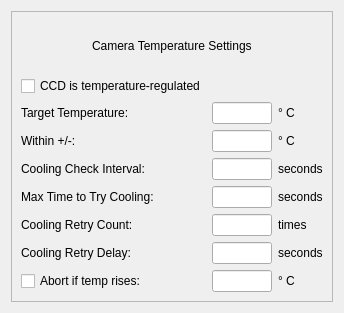
      <widget class="QWidget" name="temperatureTab">
       <attribute name="title">
        <string>Temperature</string>
       </attribute>
       <attribute name="toolTip">
        <string>Information about temperature regulation of the CCD</string>
       </attribute>
       <layout class="QGridLayout" name="gridLayout_10">
        <item row="0" column="0">
         <widget class="QFrame" name="frame">
          <property name="frameShape">
           <enum>QFrame::StyledPanel</enum>
          </property>
          <property name="frameShadow">
           <enum>QFrame::Raised</enum>
          </property>
          <layout class="QGridLayout" name="gridLayout_9">
           <item row="0" column="0">
            <layout class="QGridLayout" name="gridLayout_4">
             <item row="0" column="0" colspan="2" alignment="Qt::AlignHCenter">
              <widget class="QLabel" name="MainTitle_tab1">
               <property name="sizePolicy">
                <sizepolicy hsizetype="Preferred" vsizetype="Fixed">
                 <horstretch>0</horstretch>
                 <verstretch>0</verstretch>
                </sizepolicy>
               </property>
               <property name="minimumSize">
                <size>
                 <width>0</width>
                 <height>49</height>
                </size>
               </property>
               <property name="maximumSize">
                <size>
                 <width>16777215</width>
                 <height>50</height>
                </size>
               </property>
               <property name="text">
                <string>Camera Temperature Settings</string>
               </property>
              </widget>
             </item>
             <item row="2" column="0">
              <widget class="QLabel" name="label_19">
               <property name="text">
                <string>Target Temperature:</string>
               </property>
              </widget>
             </item>
             <item row="2" column="1">
              <layout class="QHBoxLayout" name="horizontalLayout_6">
               <item>
                <widget class="QLineEdit" name="targetTemperature">
                 <property name="minimumSize">
                  <size>
                   <width>60</width>
                   <height>0</height>
                  </size>
                 </property>
                 <property name="maximumSize">
                  <size>
                   <width>60</width>
                   <height>16777215</height>
                  </size>
                 </property>
                 <property name="toolTip">
                  <string>Target temperature to which to cool the CCD</string>
                 </property>
                </widget>
               </item>
               <item>
                <widget class="QLabel" name="label_24">
                 <property name="text">
                  <string>° C</string>
                 </property>
                </widget>
               </item>
              </layout>
             </item>
             <item row="3" column="0">
              <widget class="QLabel" name="label_23">
               <property name="text">
                <string>Within +/-:</string>
               </property>
              </widget>
             </item>
             <item row="3" column="1">
              <layout class="QHBoxLayout" name="horizontalLayout_7">
               <item>
                <widget class="QLineEdit" name="temperatureTolerance">
                 <property name="minimumSize">
                  <size>
                   <width>60</width>
                   <height>0</height>
                  </size>
                 </property>
                 <property name="maximumSize">
                  <size>
                   <width>60</width>
                   <height>16777215</height>
                  </size>
                 </property>
                 <property name="toolTip">
                  <string>CCD is ready when within this much of target temperature</string>
                 </property>
                </widget>
               </item>
               <item>
                <widget class="QLabel" name="label_25">
                 <property name="text">
                  <string>° C</string>
                 </property>
                </widget>
               </item>
              </layout>
             </item>
             <item row="4" column="0">
              <widget class="QLabel" name="label_2">
               <property name="text">
                <string>Cooling Check Interval:</string>
               </property>
              </widget>
             </item>
             <item row="4" column="1">
              <layout class="QHBoxLayout" name="horizontalLayout_8">
               <item>
                <widget class="QLineEdit" name="coolingCheckInterval">
                 <property name="minimumSize">
                  <size>
                   <width>60</width>
                   <height>0</height>
                  </size>
                 </property>
                 <property name="maximumSize">
                  <size>
                   <width>60</width>
                   <height>16777215</height>
                  </size>
                 </property>
                 <property name="toolTip">
                  <string>While cooling, sample the CCD temperature at intervals of this many seconds</string>
                 </property>
                </widget>
               </item>
               <item>
                <widget class="QLabel" name="label_26">
                 <property name="text">
                  <string>seconds</string>
                 </property>
                </widget>
               </item>
              </layout>
             </item>
             <item row="5" column="0">
              <widget class="QLabel" name="label_22">
               <property name="text">
                <string>Max Time to Try Cooling:</string>
               </property>
              </widget>
             </item>
             <item row="5" column="1">
              <layout class="QHBoxLayout" name="horizontalLayout_9">
               <item>
                <widget class="QLineEdit" name="coolingMaxTryTime">
                 <property name="minimumSize">
                  <size>
                   <width>60</width>
                   <height>0</height>
                  </size>
                 </property>
                 <property name="maximumSize">
                  <size>
                   <width>60</width>
                   <height>16777215</height>
                  </size>
                 </property>
                 <property name="toolTip">
                  <string>Allow attempt to cool to target temperature to go on to a maximum of this long (in seconds)</string>
                 </property>
                </widget>
               </item>
               <item>
                <widget class="QLabel" name="label_27">
                 <property name="text">
                  <string>seconds</string>
                 </property>
                </widget>
               </item>
              </layout>
             </item>
             <item row="6" column="0">
              <widget class="QLabel" name="label_21">
               <property name="text">
                <string>Cooling Retry Count:</string>
               </property>
              </widget>
             </item>
             <item row="6" column="1">
              <layout class="QHBoxLayout" name="horizontalLayout_13">
               <item>
                <widget class="QLineEdit" name="coolingMaxRetryCount">
                 <property name="minimumSize">
                  <size>
                   <width>60</width>
                   <height>0</height>
                  </size>
                 </property>
                 <property name="maximumSize">
                  <size>
                   <width>60</width>
                   <height>16777215</height>
                  </size>
                 </property>
                 <property name="toolTip">
                  <string>If target temperature couldn't be reached, try again this many times. (Maybe it will succeed as ambient drops)</string>
                 </property>
                </widget>
               </item>
               <item>
                <widget class="QLabel" name="label_28">
                 <property name="text">
                  <string>times</string>
                 </property>
                </widget>
               </item>
              </layout>
             </item>
             <item row="7" column="0">
              <widget class="QLabel" name="label_20">
               <property name="text">
                <string>Cooling Retry Delay:</string>
               </property>
              </widget>
             </item>
             <item row="7" column="1">
              <layout class="QHBoxLayout" name="horizontalLayout_11">
               <item>
                <widget class="QLineEdit" name="coolingRetryDelay">
                 <property name="minimumSize">
                  <size>
                   <width>60</width>
                   <height>0</height>
                  </size>
                 </property>
                 <property name="maximumSize">
                  <size>
                   <width>60</width>
                   <height>16777215</height>
                  </size>
                 </property>
                 <property name="toolTip">
                  <string>Wait this long (seconds) between cooling retries</string>
                 </property>
                </widget>
               </item>
               <item>
                <widget class="QLabel" name="label_29">
                 <property name="text">
                  <string>seconds</string>
                 </property>
                </widget>
               </item>
              </layout>
             </item>
             <item row="8" column="0">
              <widget class="QCheckBox" name="abortIfTempRises">
               <property name="toolTip">
                <string>During acquisiiton, abort session if CCD temperature rises  (rising ambient may overwhelm the cooler)</string>
               </property>
               <property name="text">
                <string>Abort if temp rises:</string>
               </property>
              </widget>
             </item>
             <item row="8" column="1">
              <layout class="QHBoxLayout" name="horizontalLayout_10">
               <item>
                <widget class="QLineEdit" name="tempRiseAbortThreshold">
                 <property name="minimumSize">
                  <size>
                   <width>60</width>
                   <height>0</height>
                  </size>
                 </property>
                 <property name="maximumSize">
                  <size>
                   <width>60</width>
                   <height>16777215</height>
                  </size>
                 </property>
                 <property name="toolTip">
                  <string>Amount of rise above target temperature that causes session to abort</string>
                 </property>
                </widget>
               </item>
               <item>
                <widget class="QLabel" name="label_32">
                 <property name="text">
                  <string>° C</string>
                 </property>
                </widget>
               </item>
              </layout>
             </item>
             <item row="1" column="0">
              <widget class="QCheckBox" name="ccdIsRegulated">
               <property name="toolTip">
                <string>The camera has temperature-regulated cooling</string>
               </property>
               <property name="text">
                <string>CCD is temperature-regulated</string>
               </property>
              </widget>
             </item>
            </layout>
           </item>
          </layout>
         </widget>
        </item>
       </layout>
      </widget>
